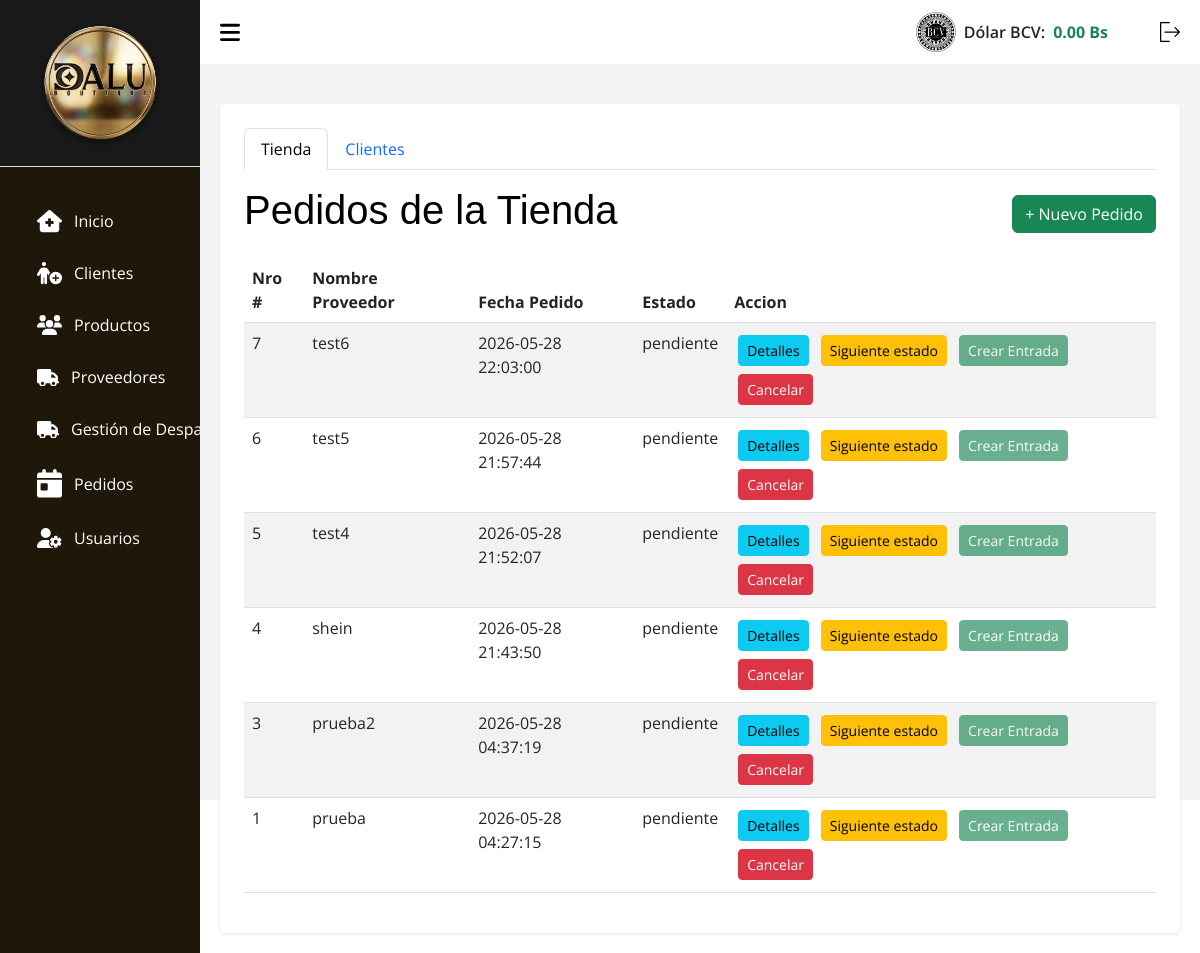
Page /index.php?c=Pedidos (signed in) on the earlier database version.
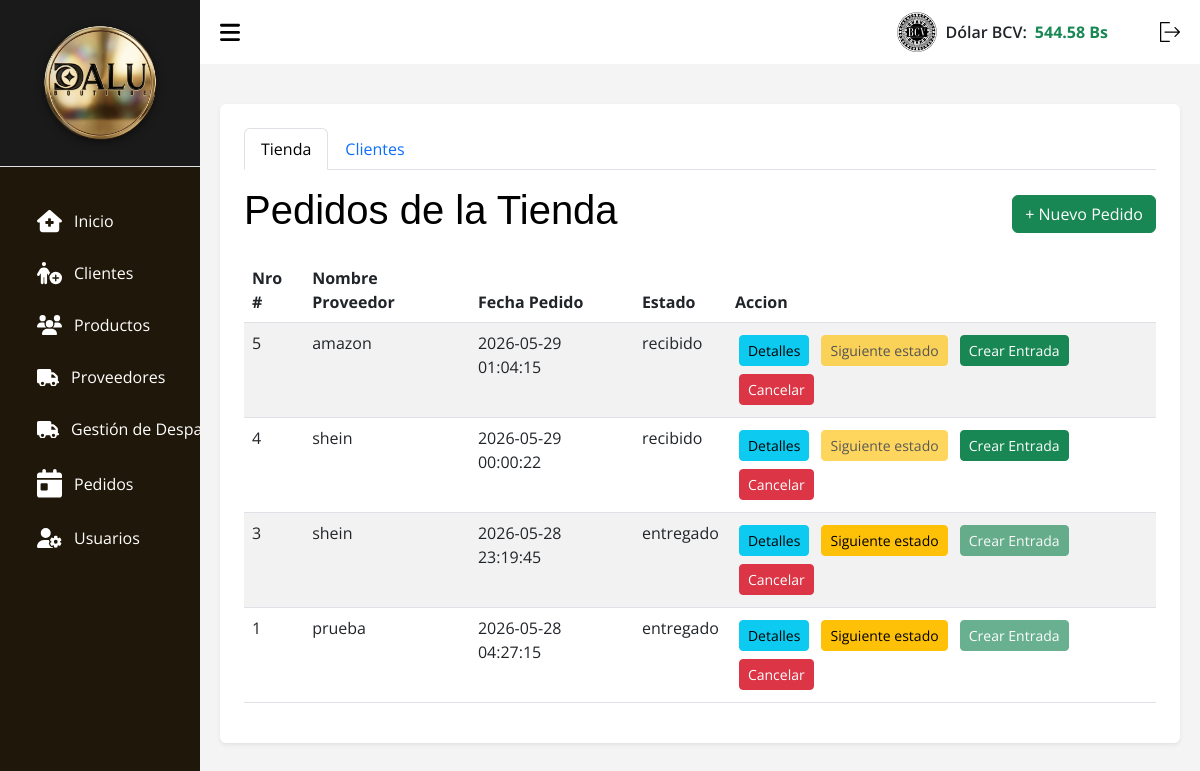
Same page on the later database version.
### tables this page shows
CREATE TABLE `pedidos` (
  `id` int(11) NOT NULL,
  `id_proveedor` int(11) DEFAULT NULL,
  `nombre proveedor` varchar(11) DEFAULT NULL,
  `id_cliente` int(11) DEFAULT NULL,
  `tipo` enum('cliente','proveedor','propios','') NOT NULL,
  `fecha_registro` timestamp NOT NULL DEFAULT current_timestamp(),
  `estado` enum('pendiente','confirmado','enviado','recibido','cancelado','entregado') NOT NULL DEFAULT 'pendiente'
);

CREATE TABLE `tasa` (
  `id` int(11) NOT NULL,
  `valor` decimal(10,2) NOT NULL,
  `fecha_actualizacion` datetime NOT NULL DEFAULT current_timestamp()
);

### src/Models/Conexion.php (called while the page is built, shortened)
<?php
    class Conexion extends PDO {
        function __construct() {
            $servername = "localhost";
            $username = "root";
            $password = "";
            $dbname = "tiendadalu";
        }
    }

### src/Models/Tasa.php (called while the page is built, shortened)
<?php
class Tasa {
    private $db;
    public function __construct() {
        $this->db = new Conexion();
    }
    public function getLatest() {
        try {
            $stmt = $this->db->prepare("SELECT * FROM tasa ORDER BY id DESC LIMIT 1");
            $stmt->execute();
            return $stmt->fetch(PDO::FETCH_ASSOC);
        } catch (PDOException $e) {
            return false;
        }
    }
}

### src/Models/Pedidos.php (called while the page is built, shortened)
<?php
    class Pedidos extends Conexion {
        public function getByTipo($tipo) {
            $sql = "SELECT p.*,
                    p.`nombre proveedor` AS nombre_proveedor,
                    c.nombre as cliente_nombre,
                    c.apellido as cliente_apellido
                    FROM pedidos p
                    LEFT JOIN clientes c ON p.id_cliente = c.id
                    WHERE p.tipo = :tipo
                    ORDER BY p.fecha_registro DESC";
            $stmt = $this->prepare($sql);
            $stmt->bindParam(":tipo", $tipo);
            $stmt->execute();
            return $stmt->fetchAll(\PDO::FETCH_ASSOC);
        }
    }

### src/Views/V_Pedidos.php (the view, shortened to what this page needs)
<!DOCTYPE html>
<html lang="es">
<head>
    <link rel="stylesheet" href="assets/css/css.css">
    <link rel="stylesheet" href="assets/css/tabla.css">
    <link rel="stylesheet" href="assets/css/header.css">
    <link rel="stylesheet" href="assets/bootstrap.min.css">
    <link rel="stylesheet" href="assets/DataTablet/datatables.css">
</head>
<body>
    <?php require_once __DIR__ . "/../Views/layout/header.php"; ?>
    <?php
        $pedidos = $pedidos ?? [];
    ?>
    <main>
        <div class="container bg-white p-4 rounded shadow-sm mt-3">
            <ul class="nav nav-tabs mb-3" id="mainTabs" role="tablist">
                <li class="nav-item">
                    <button class="nav-link active" id="tab-tienda" data-bs-toggle="tab" data-bs-target="#modulo-tienda" type="button">Tienda</button>
                </li>
                <li class="nav-item">
                    <button class="nav-link" id="tab-clientes" data-bs-toggle="tab" data-bs-target="#modulo-clientes" type="button">Clientes</button>
                </li>
            </ul>
            <div class="tab-content">
                <div class="tab-pane fade show active" id="modulo-tienda">
                    <div class="d-flex justify-content-between align-items-center mb-3">
                        <h1 class="titulo text-black">Pedidos de la Tienda</h1>
                        <button class="btn btn-success" data-bs-toggle="modal" data-bs-target="#modalAgregarPT">+ Nuevo Pedido</button>
                    </div>
                    <div class="table-responsive">
                        <table id="tablaTienda" class="table-DT table table-striped">
                            <thead>
                                <tr>
                                    <th scope="col">Nro #</th>
                                    <th scope="col">Nombre Proveedor</th>
                                    <th scope="col">Fecha Pedido</th>
                                    <th scope="col">Estado</th>
                                    <th scope="col">Accion</th>
                                </tr>
                            </thead>
                            <tbody>
                                <?php foreach ($pedidos as $p): ?>
                                    <tr>
                                        <td><?php echo htmlspecialchars($p['id']); ?></td>
                                        <td><?php echo htmlspecialchars($p['nombre_proveedor']); ?></td>
                                        <td><?php echo htmlspecialchars($p['fecha_registro']); ?></td>
                                        <td><?php echo htmlspecialchars($p['estado']); ?></td>
                                        <td>
                                            <button type="button" class="btn btn-sm btn-info m-1 btn-ver-detalles" data-id="<?= $p['id'] ?>">Detalles</button>
                                            <button type="button" class="btn btn-sm btn-warning m-1" data-bs-toggle="modal" data-bs-target="#modalAvanzarEstadoTienda<?= $p['id'] ?>" <?= in_array($p['estado'], ['recibido','cancelado']) ? ' disabled' : '' ?>>Siguiente estado</button>
                                            <?php if ($p['estado'] === 'recibido'): ?>
                                                <a href="?c=entradas&accion=crearDesdePedido&pedido_id=<?= $p['id'] ?>" class="btn btn-sm btn-success m-1">Crear Entrada</a>
                                            <?php else: ?>
                                                <button type="button" class="btn btn-sm btn-success m-1" disabled title="El pedido debe estar en estado 'recibido'">Crear Entrada</button>
                                            <?php endif; ?>
                                            <button type="button" class="btn btn-sm btn-danger m-1" data-bs-toggle="modal" data-bs-target="#modalConfirmarEliminarTienda<?= $p['id'] ?>">Cancelar</button>
                                        </td>
                                    </tr>
                                <?php endforeach; ?>
                            </tbody>
                        </table>
                    </div>
                </div>
            </div>
        </div>
    </main>
</body>
</html>

### index.php (shortened to what this page needs)
<?php
$ruta = isset($_GET['c']) ? $_GET['c'] : "home/view";
$partes = explode("/", $ruta);
$controlador = "C" . ucfirst(strtolower($partes[0]));
$archivoControlador = __DIR__ . "/src/Controllers/" . $controlador . ".php";
if (file_exists($archivoControlador)) {
    require_once $archivoControlador;
} else {
    require_once __DIR__ . '/src/Views/errors/404.php';
}
?>

### src/Controllers/CPedidos.php (shortened to what this page needs)
<?php
$accion = $_GET['accion'] ?? $_POST['accion'] ?? 'view';
switch ($accion) {
    case 'view':
        $pedidos = (new Pedidos())->getByTipo('propios');
        require_once __DIR__ . '/../Views/V_Pedidos.php';
        break;
}

### src/Views/layout/header.php (shortened to what this page needs)
<?php
$tasaModel_header = new Tasa();
$tasaActual_header = $tasaModel_header->getLatest();
$tasaValor = $tasaActual_header ? number_format((float)$tasaActual_header['valor'], 2) : '0.00';
?>
<section id="sidebar">
  <div class="sidebar-heading border-bottom p-3" style="background-color: #1a1a1a; text-align: center;">
    <img src="assets/img/dalulisto.png" style="max-width: 80%; height: auto; filter: drop-shadow(0px 2px 4px rgba(0,0,0,0.5));" alt="Logo Dalu">
  </div>
  <ul class="side-menu">
    <li class="nav-item m-1 fs-6">
      <a class="nav-link active" aria-current="page" href="?c=Home">
        Inicio</a>
    </li>
    <li class="nav-item m-1 fs-6">
      <a class="nav-link" href="?c=Clientes">
        Clientes
      </a>
    </li>
    <li class="nav-item m-1 fs-6">
      <a class="nav-link" href="?c=Productos">
        Productos
      </a>
    </li>
    <li class="nav-item m-1 fs-6">
      <a class="nav-link" href="?c=Proveedores">
        Proveedores
      </a>
    </li>
<li class="nav-item m-1 fs-6">
      <a class="nav-link" href="?c=Despacho">
        Gestión de Despachos
      </a>
    </li>
    <li class="nav-item m-1 fs-6">
      <a class="nav-link" href="?c=Pedidos">
        Pedidos
      </a>
    </li>
    <li class="nav-item  m-1 fs-6">
      <a class="nav-link" href="?c=Usuarios">
        Usuarios
      </a>
    </li>
  </ul>
</section>
<section id="content">
  <nav>
    <div class="d-flex align-items-center ms-auto me-4" id="bcvDiv" style="cursor:pointer;" data-bs-toggle="modal" data-bs-target="#modalTasa">
        <img class="img-bcv me-2" src="assets/img/bcv2.png" alt="BCV" width="40">
        <span class="text-dark fw-semibold me-2">Dólar BCV:</span>
        <span class="text-success fw-bold" id="Dolar_bcv"><?= htmlspecialchars($tasaValor) ?> Bs</span>
    </div>
    <form action="index.php?c=login&a=Logout" method="POST">
      <button type="submit" style="background: none; border: none; cursor: pointer;">
      </button>
    </form>
  </nav>

### assets/css/css.css (style rules this page uses)
* { margin: 0; padding: 0; text-decoration: none; box-sizing: border-box; font-family: 'Segoe UI', Tahoma, Geneva, Verdana, sans-serif; }
body { font-family: Arial, Helvetica, sans-serif; height: 100vh; display: flex; flex-wrap: nowrap; background: #9794942c; }
main { width: 100%; padding: 24px 20px 20px 20px; }

### assets/css/tabla.css (style rules this page uses)
.titulo { color: #0508c7; font-family: Impact, Haettenschweiler, 'Arial Narrow Bold', sans-serif; }
.table { border-radius: 10px; }

### assets/css/header.css (style rules this page uses)
* { font-family: 'Open Sans', sans-serif; margin: 0; padding: 0; box-sizing: border-box; }
:root { --grey: #F1F0F6; --dark-grey: #2610a1be; --light: #fff; --dark: #000; --green: #81D43A; --light-green: #E3FFCB; --blue: #1775F1; --light-blue: #D0E4FF; --dark-blue: #0C5FCD; --red: #FC3B56; }
li { list-style: none; }
#sidebar { position: fixed; max-width: 200px; width: 100%; background: var(--light); top: 0; left: 0; height: 100%; overflow-y: auto; scrollbar-width: none; transition: all .3s ease; background-color: #1f1709; z-index: 200; }
#sidebar .icon { min-width: 22px; display: flex; justify-content: center; align-items: center; margin-right: 12px; }
#sidebar .side-menu { margin: 30px 0; padding: 0 18px; transition: all .3s ease; }
#sidebar .side-menu a { display: flex; align-items: center; font-size: 16px; color: var(--light); padding: 12px 16px 12px 0; border-radius: 20px; margin: 4px 0; white-space: nowrap; }
#content { position: relative; width: calc(100% - 200px); left: 200px; transition: all .3s ease; background-color: #49494a0f; }
nav { background: var(--light); height: 64px; padding: 0 20px; display: flex; align-items: center; grid-gap: 28px; position: sticky; top: 0; left: 0; z-index: 100; justify-content: space-between; }
nav .toggle-sidebar { font-size: 18px; cursor: pointer; }
svg { width: 20px; cursor: pointer; }
.icon { margin-left: 15px; align-items: baseline; width: 25px; transition: 1.3s; }

### assets/DataTablet/datatables.css (style rules this page uses)
:root { --dt-row-selected: 13, 110, 253; --dt-row-selected-text: 255, 255, 255; --dt-row-selected-link: 9, 10, 11; --dt-row-stripe: 0, 0, 0; --dt-row-hover: 0, 0, 0; --dt-column-ordering: 0, 0, 0; --dt-html-background: white; }

Differences in the rows shown:
removed pedidos: id "7", nombre proveedor "test6", fecha_registro "2026-05-28 22:03:00", estado "pendiente", shows "Crear Entrada"
removed pedidos: id "6", nombre proveedor "test5", fecha_registro "2026-05-28 21:57:44", estado "pendiente", shows "Crear Entrada"
added tasa: valor "544.58"
changed pedidos id 5: nombre proveedor "test4" → "amazon"; fecha_registro "2026-05-28 21:52:07" → "2026-05-29 01:04:15"; estado "pendiente" → "recibido"
changed pedidos id 4: fecha_registro "2026-05-28 21:43:50" → "2026-05-29 00:00:22"; estado "pendiente" → "recibido"
changed pedidos id 3: nombre proveedor "prueba2" → "shein"; fecha_registro "2026-05-28 04:37:19" → "2026-05-28 23:19:45"; estado "pendiente" → "entregado"
changed pedidos "prueba": estado "pendiente" → "entregado"
Other differences:
$tasaValor: "0.00" → (not shown)
